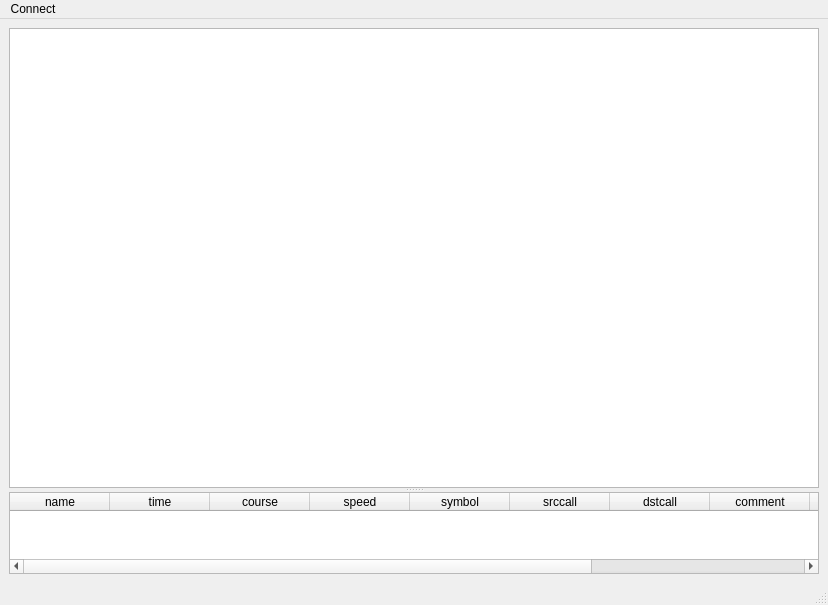
<?xml version="1.0" encoding="UTF-8"?>
<ui version="4.0">
 <class>RadioSondes</class>
 <widget class="QMainWindow" name="RadioSondes">
  <property name="geometry">
   <rect>
    <x>0</x>
    <y>0</y>
    <width>828</width>
    <height>605</height>
   </rect>
  </property>
  <property name="minimumSize">
   <size>
    <width>800</width>
    <height>600</height>
   </size>
  </property>
  <property name="windowTitle">
   <string>Radio Sondes Tracker</string>
  </property>
  <widget class="QWidget" name="centralwidget">
   <layout class="QGridLayout" name="gridLayout_2">
    <item row="0" column="0">
     <widget class="QSplitter" name="splitter">
      <property name="orientation">
       <enum>Qt::Vertical</enum>
      </property>
      <widget class="QTableWidget" name="tableWidget"/>
      <widget class="QTableWidget" name="tableWidget_2">
       <property name="sizeAdjustPolicy">
        <enum>QAbstractScrollArea::AdjustToContents</enum>
       </property>
       <attribute name="horizontalHeaderStretchLastSection">
        <bool>false</bool>
       </attribute>
       <column>
        <property name="text">
         <string>name</string>
        </property>
       </column>
       <column>
        <property name="text">
         <string>time</string>
        </property>
       </column>
       <column>
        <property name="text">
         <string>course</string>
        </property>
       </column>
       <column>
        <property name="text">
         <string>speed</string>
        </property>
       </column>
       <column>
        <property name="text">
         <string>symbol</string>
        </property>
       </column>
       <column>
        <property name="text">
         <string>srccall</string>
        </property>
       </column>
       <column>
        <property name="text">
         <string>dstcall</string>
        </property>
       </column>
       <column>
        <property name="text">
         <string>comment</string>
        </property>
       </column>
       <column>
        <property name="text">
         <string>path</string>
        </property>
       </column>
       <column>
        <property name="text">
         <string>geometry</string>
        </property>
       </column>
       <column>
        <property name="text">
         <string>metadata</string>
        </property>
       </column>
      </widget>
     </widget>
    </item>
   </layout>
  </widget>
  <widget class="QMenuBar" name="menubar">
   <property name="geometry">
    <rect>
     <x>0</x>
     <y>0</y>
     <width>828</width>
     <height>21</height>
    </rect>
   </property>
   <widget class="QMenu" name="menuConnect">
    <property name="title">
     <string>Connect</string>
    </property>
    <addaction name="actionNew_DB_Connection"/>
   </widget>
   <addaction name="menuConnect"/>
  </widget>
  <widget class="QStatusBar" name="statusbar"/>
  <action name="actionNew_DB_Connection">
   <property name="text">
    <string>New DB Connection</string>
   </property>
  </action>
 </widget>
 <resources/>
 <connections/>
</ui>
